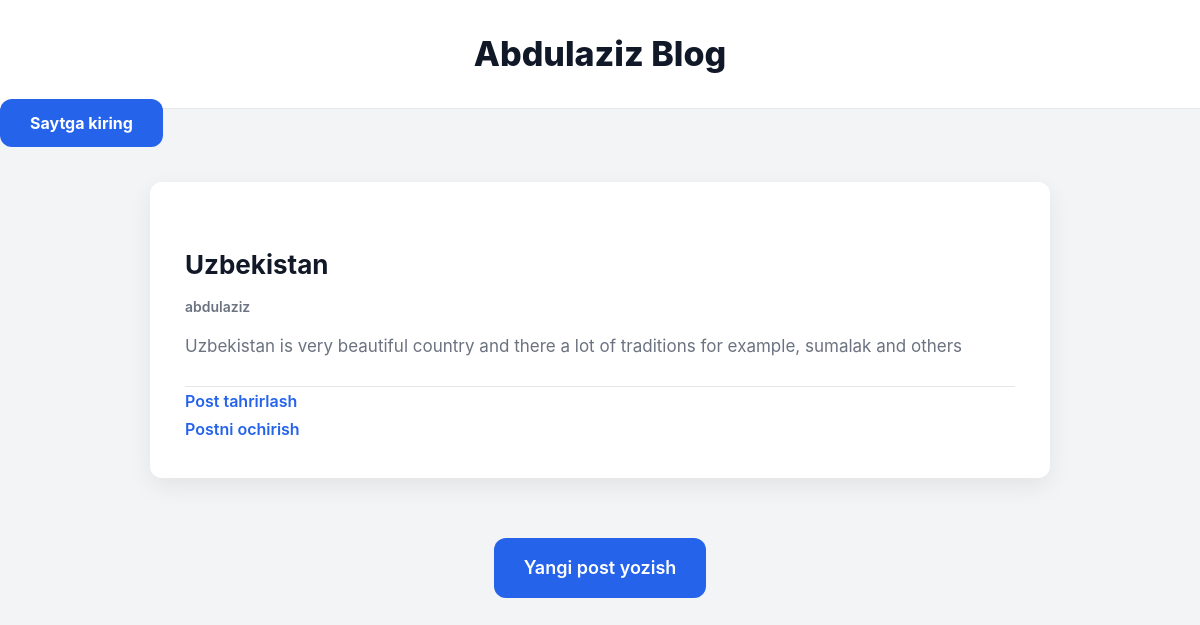
Page /post/6/ on the committed database.
### blog/models.py (models this page shows, shortened)
class Post(models.Model):
    title = models.CharField(max_length=200)
    author = models.ForeignKey(
        'auth.User',
        on_delete=models.CASCADE,
    )
    body = models.TextField()

### blog/views.py (the view)
# urls.py: path('post/<int:pk>/', PostDetailView.as_view(), name='post_detail'),
class PostDetailView(DetailView):
    model = Post
    template_name = 'post_detail.html'

### templates/post_detail.html
{% extends 'base.html' %}
{% block content %}
    <div class="post-entry">
    <h2>{{ post.title }}</h2>
     <h3>{{ post.author }}</h3>
    <p>{{ post.body }}</p>
    </div>
<p><a href="{% url 'post_edit' post.pk %}"> Post tahrirlash </a></p>
<p><a href="{% url 'post_delete' post.pk %}">Postni ochirish</a></p>
{% endblock content %}

### static/css/base.css (style rules this page uses)
* { margin: 0; padding: 0; box-sizing: border-box; }
:root { --bg-main: #f3f4f6; --bg-white: #ffffff; --text-dark: #111827; --text-muted: #6b7280; --primary: #2563eb; --border: #e5e7eb; --radius: 12px; --shadow: 0 8px 24px rgba(0,0,0,0.07); }
body { font-family: 'Inter', 'Segoe UI', sans-serif; background: var(--bg-main); color: var(--text-dark); line-height: 1.75; }
.post-entry { padding: 25px 0; border-bottom: 1px solid var(--border); }
.post-entry h2 { font-size: 26px; margin-bottom: 8px; }
.post-entry h3 { font-size: 14px; font-weight: 600; color: var(--text-muted); margin-bottom: 12px; }
.post-entry p { font-size: 17px; color: var(--text-muted); }
a { color: var(--primary); font-weight: 600; }
a, a:hover, a:focus, a:active { text-decoration: none; color: var(--primary); transition: 0.2s ease; }

### rows in the picture
Post: title "Uzbekistan", author "abdulaziz", body "Uzbekistan is very beautiful country and there a lot of traditions for example, sumalak and others"
